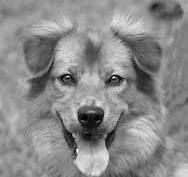
#> input picture Images/gray.jpeg, 188 x 177 px, found by its file name
$ python task-08.py
#> lines starting #> are read from the running program, lines starting #| are printed output that depends on the picture; after the words box and inside, x2 and y2 are one past the last pixel; in counts of white or black regions, pixels touching at a corner belong together
import cv2
import matplotlib.pyplot as plt

# Load the original image
image_path = "C:\\Users\\sraja\\OneDrive\\Documents\\Srajan\\Machine_Vision\\Images\\gray.jpeg"
original_image = cv2.imread(image_path, cv2.IMREAD_GRAYSCALE)
#> original_image is the input picture: shape (177, 188); min 0, max 252, mean 138.2

# Check if the image is loaded correctly
if original_image is None:
    raise FileNotFoundError(f"Image not found at the path: {image_path}")

# Perform Otsu's thresholding for segmentation
_, segmented_original = cv2.threshold(original_image, 0, 255, cv2.THRESH_BINARY + cv2.THRESH_OTSU)
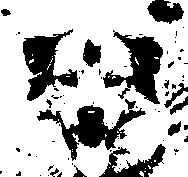
#> segmented_original: shape (177, 188); 73.9% white; 70 black regions (55 under 20 px), largest, box (x1, y1, x2, y2) and area: (37, 99, 146, 161) 2120, (103, 30, 163, 104) 2008, (23, 29, 78, 101) 1856

# Display the original image and its segmentation result
plt.figure(figsize=(10, 5))
plt.subplot(1, 2, 1)
plt.imshow(original_image, cmap='gray', vmin=0, vmax=255)
plt.title('Original Image')
plt.axis('off')

plt.subplot(1, 2, 2)
plt.imshow(segmented_original, cmap='gray', vmin=0, vmax=255)
plt.title('Segmented Original Image')
plt.axis('off')

plt.tight_layout()
plt.show()
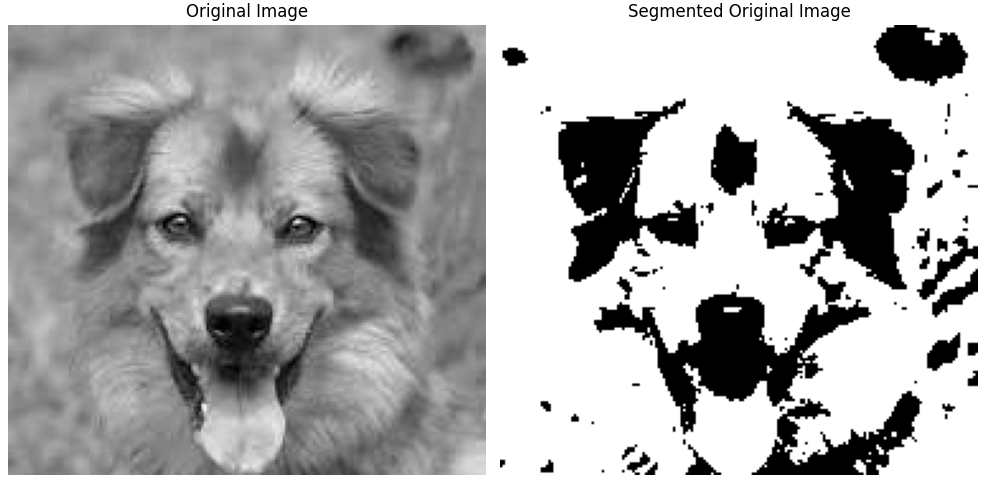
#> figure drawn by matplotlib, 2 panels


# Apply histogram equalization to the original image
equalized_image = cv2.equalizeHist(original_image)
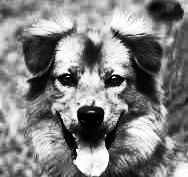
#> equalized_image: shape (177, 188); min 0, max 255, mean 128.6

# Perform Otsu's thresholding for segmentation on the equalized image
_, segmented_equalized = cv2.threshold(equalized_image, 0, 255, cv2.THRESH_BINARY + cv2.THRESH_OTSU)
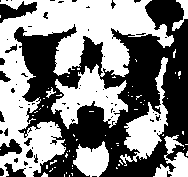
#> segmented_equalized: shape (177, 188); 51.3% white; 69 black regions (54 under 20 px), largest, box (x1, y1, x2, y2) and area: (14, 0, 188, 177) 14811, (0, 1, 37, 23) 410, (0, 139, 22, 156) 218

# Display the equalized image and its segmentation result
plt.figure(figsize=(10, 5))
plt.subplot(1, 2, 1)
plt.imshow(equalized_image, cmap='gray', vmin=0, vmax=255)
plt.title('Equalized Image')
plt.axis('off')

plt.subplot(1, 2, 2)
plt.imshow(segmented_equalized, cmap='gray', vmin=0, vmax=255)
plt.title('Segmented Equalized Image')
plt.axis('off')

plt.tight_layout()
plt.show()
